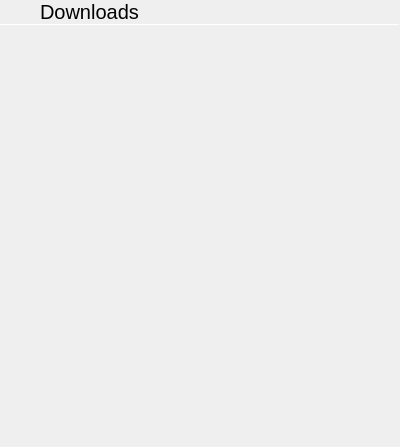
<?xml version="1.0" encoding="UTF-8"?>
<ui version="4.0">
 <class>DownloadsPopover</class>
 <widget class="QWidget" name="DownloadsPopover">
  <property name="geometry">
   <rect>
    <x>0</x>
    <y>0</y>
    <width>400</width>
    <height>447</height>
   </rect>
  </property>
  <property name="windowTitle">
   <string notr="true">Form</string>
  </property>
  <layout class="QVBoxLayout" name="verticalLayout_2">
   <property name="spacing">
    <number>0</number>
   </property>
   <property name="leftMargin">
    <number>0</number>
   </property>
   <property name="topMargin">
    <number>0</number>
   </property>
   <property name="rightMargin">
    <number>0</number>
   </property>
   <property name="bottomMargin">
    <number>0</number>
   </property>
   <item>
    <layout class="QHBoxLayout" name="horizontalLayout">
     <property name="spacing">
      <number>0</number>
     </property>
     <item>
      <widget class="QPushButton" name="backButton">
       <property name="sizePolicy">
        <sizepolicy hsizetype="Minimum" vsizetype="Preferred">
         <horstretch>0</horstretch>
         <verstretch>0</verstretch>
        </sizepolicy>
       </property>
       <property name="text">
        <string/>
       </property>
       <property name="icon">
        <iconset theme="go-previous">
         <normaloff>.</normaloff>.</iconset>
       </property>
       <property name="flat">
        <bool>true</bool>
       </property>
      </widget>
     </item>
     <item>
      <widget class="QLabel" name="label">
       <property name="sizePolicy">
        <sizepolicy hsizetype="Expanding" vsizetype="Preferred">
         <horstretch>0</horstretch>
         <verstretch>0</verstretch>
        </sizepolicy>
       </property>
       <property name="font">
        <font>
         <pointsize>15</pointsize>
        </font>
       </property>
       <property name="text">
        <string>Downloads</string>
       </property>
       <property name="margin">
        <number>9</number>
       </property>
      </widget>
     </item>
    </layout>
   </item>
   <item>
    <widget class="Line" name="line">
     <property name="maximumSize">
      <size>
       <width>16777215</width>
       <height>1</height>
      </size>
     </property>
     <property name="orientation">
      <enum>Qt::Horizontal</enum>
     </property>
    </widget>
   </item>
   <item>
    <widget class="QScrollArea" name="scrollArea">
     <property name="frameShape">
      <enum>QFrame::NoFrame</enum>
     </property>
     <property name="widgetResizable">
      <bool>true</bool>
     </property>
     <widget class="QWidget" name="scrollAreaWidgetContents">
      <property name="geometry">
       <rect>
        <x>0</x>
        <y>0</y>
        <width>400</width>
        <height>408</height>
       </rect>
      </property>
      <layout class="QVBoxLayout" name="verticalLayout_3">
       <property name="spacing">
        <number>0</number>
       </property>
       <property name="leftMargin">
        <number>0</number>
       </property>
       <property name="topMargin">
        <number>0</number>
       </property>
       <property name="rightMargin">
        <number>0</number>
       </property>
       <property name="bottomMargin">
        <number>0</number>
       </property>
       <item>
        <layout class="QVBoxLayout" name="downloadsList">
         <property name="spacing">
          <number>0</number>
         </property>
        </layout>
       </item>
       <item>
        <spacer name="listSpacer">
         <property name="orientation">
          <enum>Qt::Vertical</enum>
         </property>
         <property name="sizeHint" stdset="0">
          <size>
           <width>0</width>
           <height>403</height>
          </size>
         </property>
        </spacer>
       </item>
      </layout>
     </widget>
    </widget>
   </item>
  </layout>
 </widget>
 <resources/>
 <connections/>
</ui>
